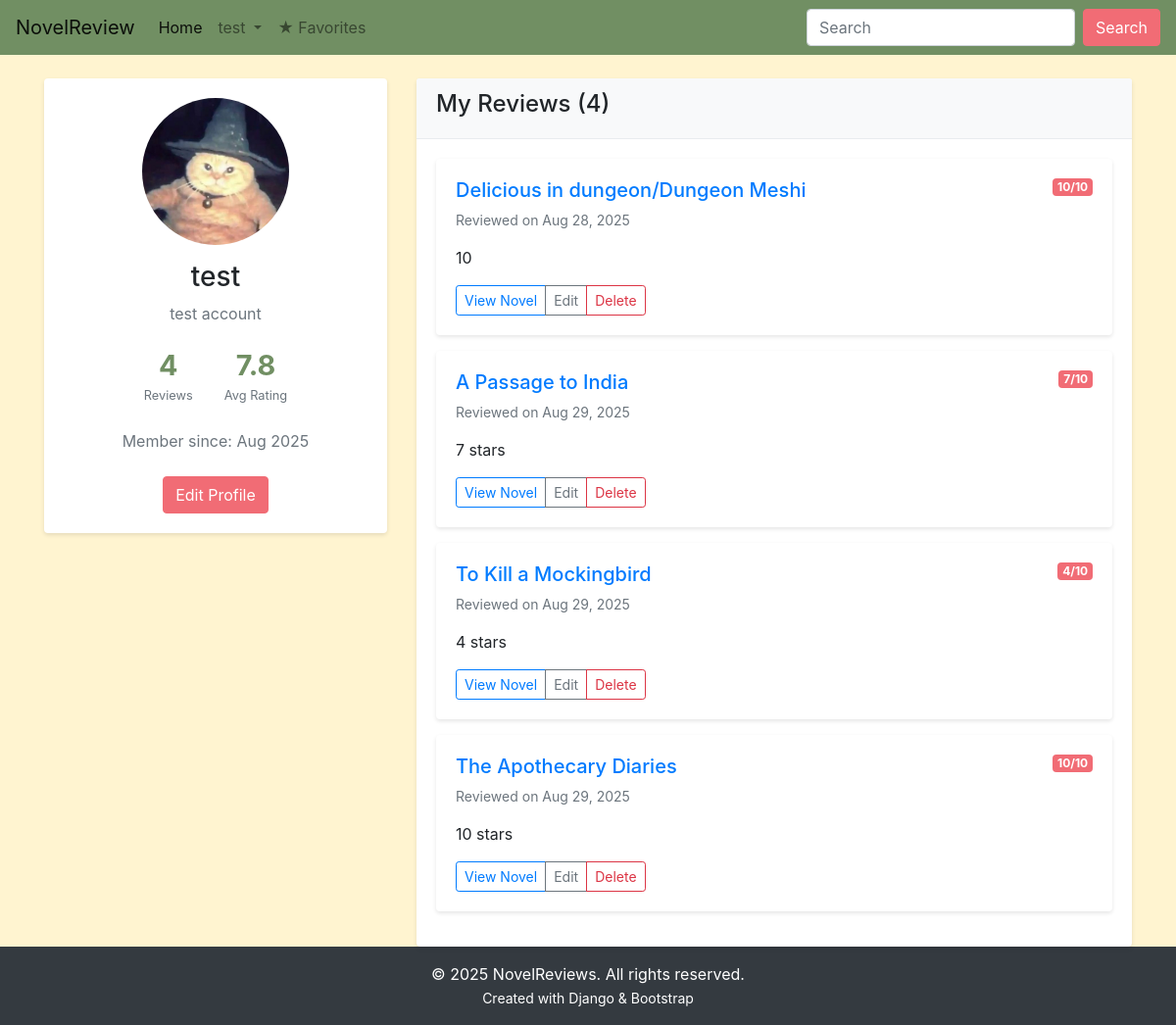
/profile/ (signed in), run on an earlier commit of the app's database.
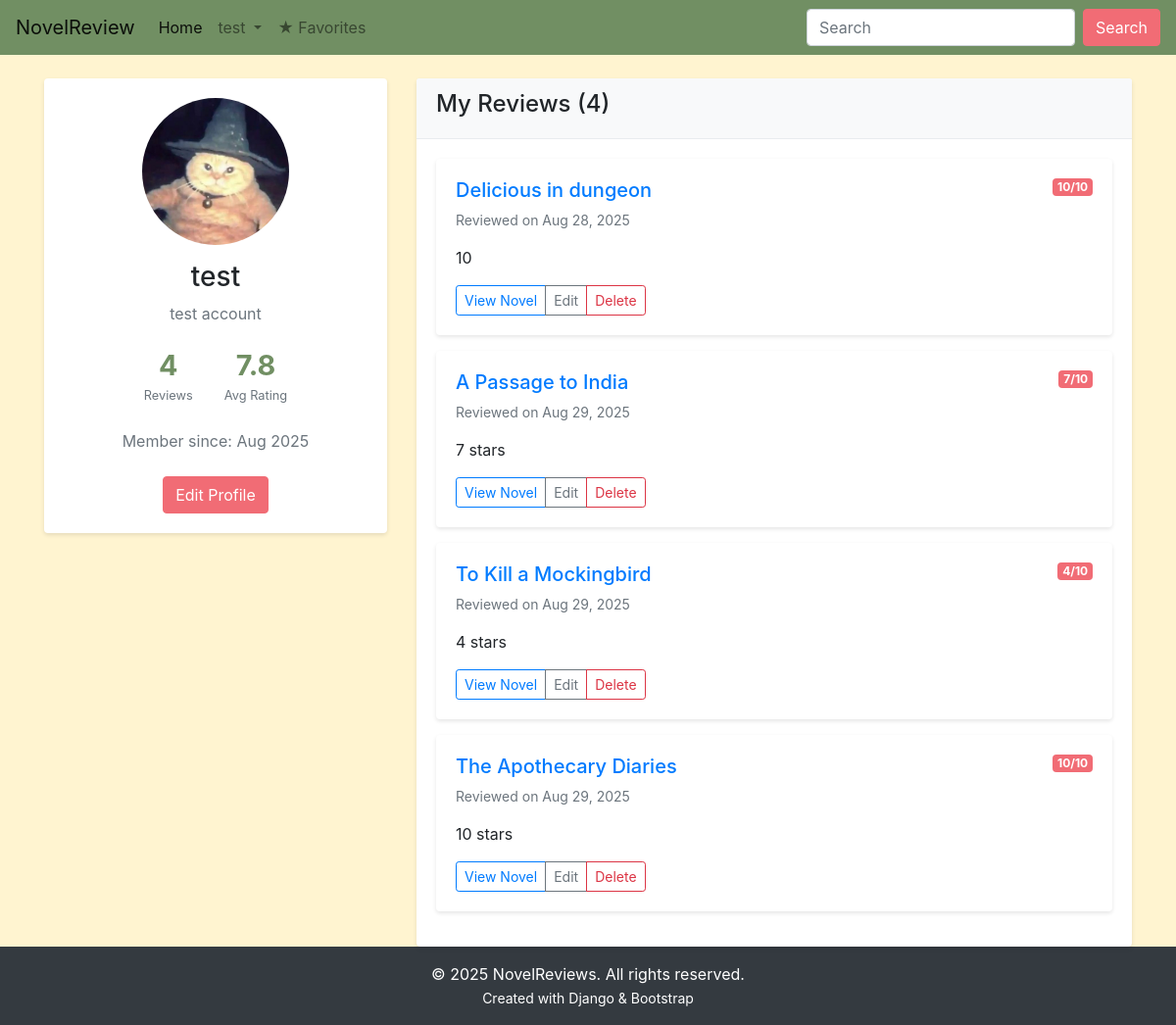
And on a later commit of the database.
### main/models.py (models this page shows, shortened)
class Review(models.Model):
    user = models.ForeignKey(User, on_delete=models.CASCADE)
    novel = models.ForeignKey('Novel', on_delete=models.CASCADE)
    comment = models.TextField()
    rating = models.IntegerField(choices=[(i, i) for i in range(1, 11)])
    created_at = models.DateTimeField(auto_now_add=True)

class Novel(models.Model):
    name = models.CharField(max_length=300)
    author = models.CharField(max_length=300)
    description = models.TextField(max_length=5000)
    release_date = models.DateField()
    averageRating = models.FloatField(default=0)
    image = models.URLField(default=None, null=True, max_length=500)
    genres = models.ManyToManyField('Genre', blank=True)

### main/views.py (the view)
# urls.py: path('profile/', views.profile, name='profile'),
@login_required
def profile(request):
    profile, created = Profile.objects.get_or_create(user=request.user)
    user = request.user
    user_reviews = Review.objects.filter(user=user).select_related('novel')
    total_reviews = user_reviews.count()
    average_rating = user_reviews.aggregate(Avg('rating'))['rating__avg'] or 0
    context = {
        'user': user,
        'reviews': user_reviews,
        'total_reviews': total_reviews,
        'average_rating': round(average_rating, 1),
    }
    return render(request, 'main/profile.html', context)

### main/templates/main/profile.html (shortened to what this page needs)
{% extends 'main/base.html' %}
{% load static %}
{% block content %}
<div class="container mt-4">
    <div class="row">
        <div class="col-md-4">
            <div class="card">
                <div class="card-body text-center">
                    {% if user.profile.profile_picture %}
                    <img src="{{ user.profile.profile_picture.url }}" alt="Profile Picture"
                         class="img-fluid rounded-circle mb-3" style="width: 150px; height: 150px; object-fit: cover;">
                    {% else %}
                    <div class="bg-secondary rounded-circle d-inline-flex align-items-center justify-content-center mb-3"
                         style="width: 150px; height: 150px;">
                        <span class="text-white display-4">{{ user.username|first|upper }}</span>
                    </div>
                    {% endif %}
                    <h3>{{ user.username }}</h3>
                    {% if user.profile.bio %}
                    <p class="text-muted">{{ user.profile.bio }}</p>
                    {% endif %}
                    <div class="user-stats">
                        <div class="stat-item">
                            <h4>{{ total_reviews }}</h4>
                            <small>Reviews</small>
                        </div>
                        <div class="stat-item">
                            <h4>{{ average_rating }}</h4>
                            <small>Avg Rating</small>
                        </div>
                    </div>
                    <p class="text-muted">Member since: {{ user.date_joined|date:"M Y" }}</p>
                    <a href="{% url 'main:edit_profile' %}" class="custom-pink-button mt-2">Edit Profile</a>
                </div>
            </div>
        </div>
        <div class="col-md-8">
            <div class="card">
                <div class="card-header">
                    <h4>My Reviews ({{ total_reviews }})</h4>
                </div>
                <div class="card-body">
                    {% if reviews %}
                        {% for review in reviews %}
                        <div class="card mb-3">
                            <div class="card-body">
                                <div class="d-flex justify-content-between align-items-start">
                                    <h5>
                                        <a href="{% url 'main:detail' review.novel.id %}">{{ review.novel.name }}</a>
                                    </h5>
                                    <span class="badge bg-primary">{{ review.rating }}/10</span>
                                </div>
                                <p class="text-muted small">Reviewed on {{ review.created_at|date:"M d, Y" }}</p>
                                <p>{{ review.comment }}</p>
                                <div class="btn-group btn-group-sm">
                                    <a href="{% url 'main:detail' review.novel.id %}" class="btn btn-outline-primary">View Novel</a>
                                    <a href="{% url 'main:edit_review' review.novel.id review.id %}" class="btn btn-outline-secondary">Edit</a>
                                    <a href="{% url 'main:delete_review' review.novel.id review.id %}"
                                       class="btn btn-outline-danger"
                                       onclick="return confirm('Are you sure you want to delete this review?')">Delete</a>
                                </div>
                            </div>
                        </div>
                        {% endfor %}
                    {% endif %}
                </div>
            </div>
        </div>
    </div>
</div>
{% endblock %}

What changed in the data, as far as the page shows it:
changed through a linked row, Review: novel.name "Delicious in dungeon/Dungeon Meshi" → "Delicious in dungeon"
